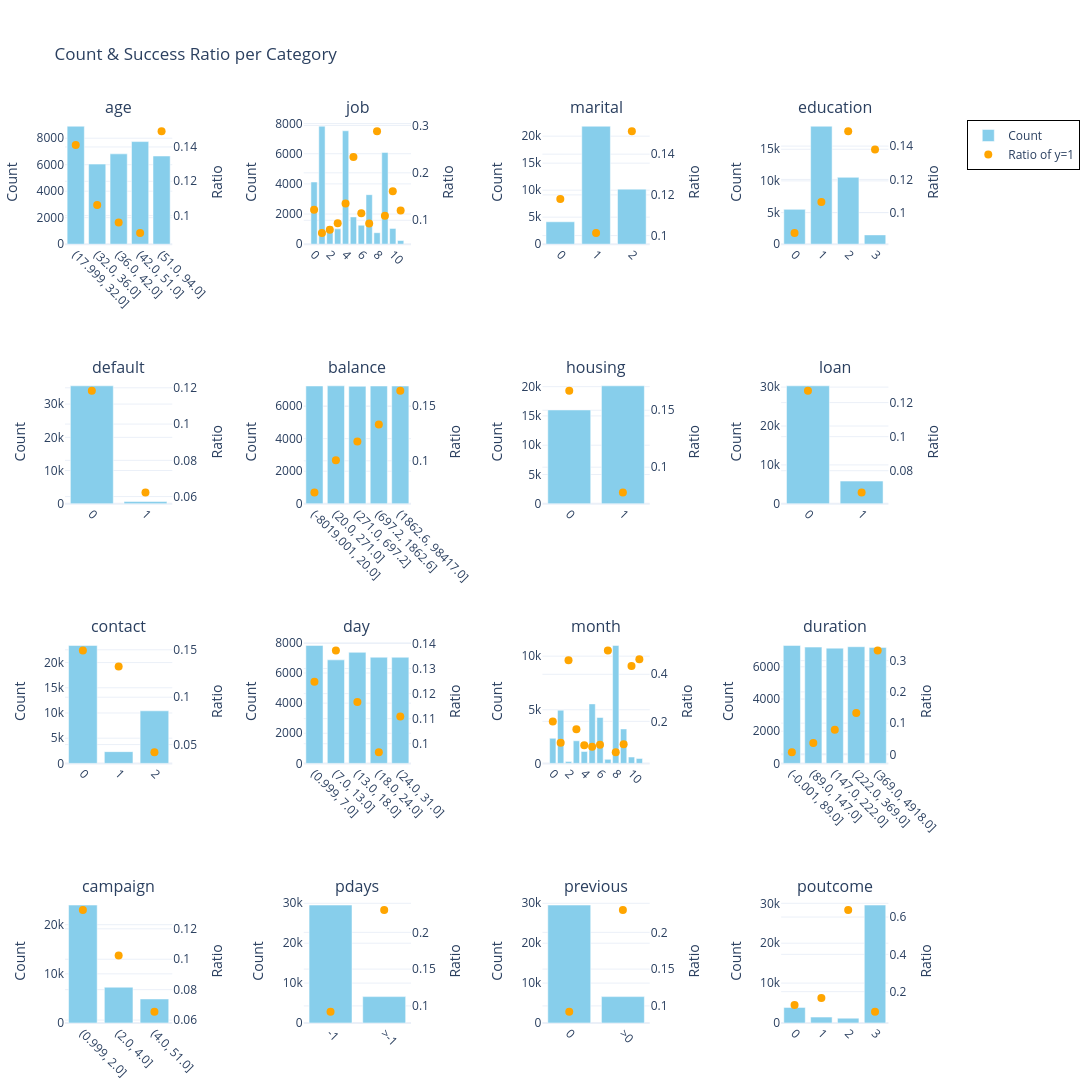

Here is the notebook cell this chart was saved with:
### Markdown cell above
Poniżej zebrane są również wykresy zmiennych (histogramy i barploty) z przedstawioną zależnością między zmienną objaśnianą.

### Code cell
import pandas as pd
import plotly.graph_objects as go
from plotly.subplots import make_subplots
import plotly.io as pio

def make_ratio_barplots_pio(X_train, y_train):
    # przygotowanie dlugiej tabeli
    X_train_cat_long_list = []
    for col in X_train.columns:
        temp = X_train[[col]].copy()
        temp["y"] = y_train

        if col in ["age", "duration", "balance", "campaign", "day"]:
            temp["bin"] = pd.qcut(temp[col], q=5, duplicates="drop")
        elif col == "pdays":
            temp["bin"] = temp[col].apply(lambda x: "-1" if x == -1 else ">-1")
        elif col == "previous":
            temp["bin"] = temp[col].apply(lambda x: "0" if x == 0 else ">0")
        else:
            temp["bin"] = temp[col]

        grouped = (
            temp.groupby('bin')
                .agg(count=("y", "size"), pos=("y", "sum"))
                .reset_index()
        )
        grouped["variable"] = col
        grouped["ratio"] = grouped["pos"] / grouped["count"]
        grouped["bin_str"] = grouped["bin"].astype(str)
        X_train_cat_long_list.append(grouped)

    df_long = pd.concat(X_train_cat_long_list, ignore_index=True)

    # parametry subplotow
    vars_ = df_long["variable"].unique()
    n_cols = 4
    n_rows = -(-len(vars_) // n_cols)

    fig = make_subplots(
        rows=n_rows, cols=n_cols,
        subplot_titles=vars_,
        specs=[[{"secondary_y": True}]*n_cols for _ in range(n_rows)],
        horizontal_spacing=0.15,
        vertical_spacing=0.15
    )

    # dodawanie sladow
    for idx, var in enumerate(vars_):
        row = idx // n_cols + 1
        col = idx % n_cols + 1
        d = df_long[df_long["variable"] == var]

        fig.add_trace(
            go.Bar(x=d["bin_str"], y=d["count"], name="Count",
                   marker_color="skyblue", showlegend=(idx==0)),
            row=row, col=col, secondary_y=False
        )
        fig.add_trace(
            go.Scatter(x=d["bin_str"], y=d["ratio"], name="Ratio of y=1",
                       mode="markers", marker=dict(color="orange", size=8),
                       showlegend=(idx==0)),
            row=row, col=col, secondary_y=True
        )
        fig.update_xaxes(tickangle=45, row=row, col=col)
        fig.update_yaxes(title_text="Count", secondary_y=False, row=row, col=col)
        fig.update_yaxes(title_text="Ratio", secondary_y=True, row=row, col=col)

    # poprawiony layout
    fig.update_layout(
        title_text="Count & Success Ratio per Category",
        template="plotly_white",
        height=350 * n_rows,
        width=1400,
        margin=dict(l=60, r=60, t=120, b=60),
        legend=dict(
            x=1.03, y=1.0,
            bgcolor='rgba(255,255,255,0)',
            bordercolor='black', borderwidth=1
        )
    )

    pio.show(fig)



make_ratio_barplots_pio(X_train, y_train)

### Figure 1 — Plotly figure (JSON) as saved in the notebook; plotly's stock layout.template omitted (floating-point values rounded to 4 significant figures)
{"data": [{"marker": {"color": "skyblue"}, "name": "Count", "showlegend": true, "type": "bar", "x": ["(17.999, 32.0]", "(32.0, 36.0]", "(36.0, 42.0]", "(42.0, 51.0]", "(51.0, 94.0]"], "xaxis": "x", "y": [8905, 6044, 6818, 7745, 6656], "yaxis": "y"}, {"marker": {"color": "orange", "size": 8}, "mode": "markers", "name": "Ratio of y=1", "showlegend": true, "type": "scatter", "x": ["(17.999, 32.0]", "(32.0, 36.0]", "(36.0, 42.0]", "(42.0, 51.0]", "(51.0, 94.0]"], "xaxis": "x", "y": [0.1412, 0.1062, 0.09592, 0.08986, 0.1492], "yaxis": "y2"}, {"marker": {"color": "skyblue"}, "name": "Count", "showlegend": false, "type": "bar", "x": ["0", "1", "2", "3", "4", "5", "6", "7", "8", "9", "10", "11"], "xaxis": "x2", "y": [4125, 7827, 1190, 1016, 7524, 1809, 1256, 3284, 761, 6088, 1047, 241], "yaxis": "y3"}, {"marker": {"color": "orange", "size": 8}, "mode": "markers", "name": "Ratio of y=1", "showlegend": false, "type": "scatter", "x": ["0", "1", "2", "3", "4", "5", "6", "7", "8", "9", "10", "11"], "xaxis": "x2", "y": [0.1219, 0.07321, 0.07983, 0.0935, 0.1354, 0.2333, 0.1146, 0.09318, 0.2878, 0.1097, 0.1614, 0.1203], "yaxis": "y4"}, {"marker": {"color": "skyblue"}, "name": "Count", "showlegend": false, "type": "bar", "x": ["0", "1", "2"], "xaxis": "x3", "y": [4145, 21836, 10187], "yaxis": "y5"}, {"marker": {"color": "orange", "size": 8}, "mode": "markers", "name": "Ratio of y=1", "showlegend": false, "type": "scatter", "x": ["0", "1", "2"], "xaxis": "x3", "y": [0.118, 0.1013, 0.1513], "yaxis": "y6"}, {"marker": {"color": "skyblue"}, "name": "Count", "showlegend": false, "type": "bar", "x": ["0", "1", "2", "3"], "xaxis": "x4", "y": [5500, 18642, 10561, 1465], "yaxis": "y7"}, {"marker": {"color": "orange", "size": 8}, "mode": "markers", "name": "Ratio of y=1", "showlegend": false, "type": "scatter", "x": ["0", "1", "2", "3"], "xaxis": "x4", "y": [0.08782, 0.1064, 0.1489, 0.1379], "yaxis": "y8"}, {"marker": {"color": "skyblue"}, "name": "Count", "showlegend": false, "type": "bar", "x": ["0", "1"], "xaxis": "x5", "y": [35493, 675], "yaxis": "y9"}, {"marker": {"color": "orange", "size": 8}, "mode": "markers", "name": "Ratio of y=1", "showlegend": false, "type": "scatter", "x": ["0", "1"], "xaxis": "x5", "y": [0.1183, 0.06222], "yaxis": "y10"}, {"marker": {"color": "skyblue"}, "name": "Count", "showlegend": false, "type": "bar", "x": ["(-8019.001, 20.0]", "(20.0, 271.0]", "(271.0, 697.2]", "(697.2, 1862.6]", "(1862.6, 98417.0]"], "xaxis": "x6", "y": [7235, 7245, 7221, 7233, 7234], "yaxis": "y11"}, {"marker": {"color": "orange", "size": 8}, "mode": "markers", "name": "Ratio of y=1", "showlegend": false, "type": "scatter", "x": ["(-8019.001, 20.0]", "(20.0, 271.0]", "(271.0, 697.2]", "(697.2, 1862.6]", "(1862.6, 98417.0]"], "xaxis": "x6", "y": [0.07091, 0.1005, 0.1177, 0.1333, 0.1641], "yaxis": "y12"}, {"marker": {"color": "skyblue"}, "name": "Count", "showlegend": false, "type": "bar", "x": ["0", "1"], "xaxis": "x7", "y": [16025, 20143], "yaxis": "y13"}, {"marker": {"color": "orange", "size": 8}, "mode": "markers", "name": "Ratio of y=1", "showlegend": false, "type": "scatter", "x": ["0", "1"], "xaxis": "x7", "y": [0.1671, 0.07769], "yaxis": "y14"}, {"marker": {"color": "skyblue"}, "name": "Count", "showlegend": false, "type": "bar", "x": ["0", "1"], "xaxis": "x8", "y": [30333, 5835], "yaxis": "y15"}, {"marker": {"color": "orange", "size": 8}, "mode": "markers", "name": "Ratio of y=1", "showlegend": false, "type": "scatter", "x": ["0", "1"], "xaxis": "x8", "y": [0.1269, 0.06718], "yaxis": "y16"}, {"marker": {"color": "skyblue"}, "name": "Count", "showlegend": false, "type": "bar", "x": ["0", "1", "2"], "xaxis": "x9", "y": [23404, 2332, 10432], "yaxis": "y17"}, {"marker": {"color": "orange", "size": 8}, "mode": "markers", "name": "Ratio of y=1", "showlegend": false, "type": "scatter", "x": ["0", "1", "2"], "xaxis": "x9", "y": [0.1493, 0.1325, 0.04199], "yaxis": "y18"}, {"marker": {"color": "skyblue"}, "name": "Count", "showlegend": false, "type": "bar", "x": ["(0.999, 7.0]", "(7.0, 13.0]", "(13.0, 18.0]", "(18.0, 24.0]", "(24.0, 31.0]"], "xaxis": "x10", "y": [7830, 6872, 7373, 7048, 7045], "yaxis": "y19"}, {"marker": {"color": "orange", "size": 8}, "mode": "markers", "name": "Ratio of y=1", "showlegend": false, "type": "scatter", "x": ["(0.999, 7.0]", "(7.0, 13.0]", "(13.0, 18.0]", "(18.0, 24.0]", "(24.0, 31.0]"], "xaxis": "x10", "y": [0.1248, 0.1372, 0.1166, 0.09662, 0.1109], "yaxis": "y20"}, {"marker": {"color": "skyblue"}, "name": "Count", "showlegend": false, "type": "bar", "x": ["0", "1", "2", "3", "4", "5", "6", "7", "8", "9", "10", "11"], "xaxis": "x11", "y": [2342, 4962, 172, 2109, 1110, 5549, 4281, 377, 11000, 3212, 591, 463], "yaxis": "y21"}, {"marker": {"color": "orange", "size": 8}, "mode": "markers", "name": "Ratio of y=1", "showlegend": false, "type": "scatter", "x": ["0", "1", "2", "3", "4", "5", "6", "7", "8", "9", "10", "11"], "xaxis": "x11", "y": [0.1994, 0.1092, 0.4593, 0.1669, 0.0982, 0.09227, 0.1007, 0.5013, 0.06891, 0.1031, 0.4349, 0.4644], "yaxis": "y22"}, {"marker": {"color": "skyblue"}, "name": "Count", "showlegend": false, "type": "bar", "x": ["(-0.001, 89.0]", "(89.0, 147.0]", "(147.0, 222.0]", "(222.0, 369.0]", "(369.0, 4918.0]"], "xaxis": "x12", "y": [7328, 7224, 7161, 7248, 7207], "yaxis": "y23"}, {"marker": {"color": "orange", "size": 8}, "mode": "markers", "name": "Ratio of y=1", "showlegend": false, "type": "scatter", "x": ["(-0.001, 89.0]", "(89.0, 147.0]", "(147.0, 222.0]", "(222.0, 369.0]", "(369.0, 4918.0]"], "xaxis": "x12", "y": [0.00696, 0.03654, 0.07918, 0.1327, 0.3327], "yaxis": "y24"}, {"marker": {"color": "skyblue"}, "name": "Count", "showlegend": false, "type": "bar", "x": ["(0.999, 2.0]", "(2.0, 4.0]", "(4.0, 51.0]"], "xaxis": "x13", "y": [23996, 7282, 4890], "yaxis": "y25"}, {"marker": {"color": "orange", "size": 8}, "mode": "markers", "name": "Ratio of y=1", "showlegend": false, "type": "scatter", "x": ["(0.999, 2.0]", "(2.0, 4.0]", "(4.0, 51.0]"], "xaxis": "x13", "y": [0.1324, 0.1024, 0.06544], "yaxis": "y26"}, {"marker": {"color": "skyblue"}, "name": "Count", "showlegend": false, "type": "bar", "x": ["-1", ">-1"], "xaxis": "x14", "y": [29558, 6610], "yaxis": "y27"}, {"marker": {"color": "orange", "size": 8}, "mode": "markers", "name": "Ratio of y=1", "showlegend": false, "type": "scatter", "x": ["-1", ">-1"], "xaxis": "x14", "y": [0.09202, 0.2303], "yaxis": "y28"}, {"marker": {"color": "skyblue"}, "name": "Count", "showlegend": false, "type": "bar", "x": ["0", ">0"], "xaxis": "x15", "y": [29558, 6610], "yaxis": "y29"}, {"marker": {"color": "orange", "size": 8}, "mode": "markers", "name": "Ratio of y=1", "showlegend": false, "type": "scatter", "x": ["0", ">0"], "xaxis": "x15", "y": [0.09202, 0.2303], "yaxis": "y30"}, {"marker": {"color": "skyblue"}, "name": "Count", "showlegend": false, "type": "bar", "x": ["0", "1", "2", "3"], "xaxis": "x16", "y": [3914, 1481, 1211, 29562], "yaxis": "y31"}, {"marker": {"color": "orange", "size": 8}, "mode": "markers", "name": "Ratio of y=1", "showlegend": false, "type": "scatter", "x": ["0", "1", "2", "3"], "xaxis": "x16", "y": [0.1283, 0.1661, 0.6375, 0.09208], "yaxis": "y32"}], "layout": {"annotations": [{"font": {"size": 16}, "showarrow": false, "text": "age", "x": 0.06125, "xanchor": "center", "xref": "paper", "y": 1, "yanchor": "bottom", "yref": "paper"}, {"font": {"size": 16}, "showarrow": false, "text": "job", "x": 0.3337, "xanchor": "center", "xref": "paper", "y": 1, "yanchor": "bottom", "yref": "paper"}, {"font": {"size": 16}, "showarrow": false, "text": "marital", "x": 0.6062, "xanchor": "center", "xref": "paper", "y": 1, "yanchor": "bottom", "yref": "paper"}, {"font": {"size": 16}, "showarrow": false, "text": "education", "x": 0.8787, "xanchor": "center", "xref": "paper", "y": 1, "yanchor": "bottom", "yref": "paper"}, {"font": {"size": 16}, "showarrow": false, "text": "default", "x": 0.06125, "xanchor": "center", "xref": "paper", "y": 0.7125, "yanchor": "bottom", "yref": "paper"}, {"font": {"size": 16}, "showarrow": false, "text": "balance", "x": 0.3337, "xanchor": "center", "xref": "paper", "y": 0.7125, "yanchor": "bottom", "yref": "paper"}, {"font": {"size": 16}, "showarrow": false, "text": "housing", "x": 0.6062, "xanchor": "center", "xref": "paper", "y": 0.7125, "yanchor": "bottom", "yref": "paper"}, {"font": {"size": 16}, "showarrow": false, "text": "loan", "x": 0.8787, "xanchor": "center", "xref": "paper", "y": 0.7125, "yanchor": "bottom", "yref": "paper"}, {"font": {"size": 16}, "showarrow": false, "text": "contact", "x": 0.06125, "xanchor": "center", "xref": "paper", "y": 0.425, "yanchor": "bottom", "yref": "paper"}, {"font": {"size": 16}, "showarrow": false, "text": "day", "x": 0.3337, "xanchor": "center", "xref": "paper", "y": 0.425, "yanchor": "bottom", "yref": "paper"}, {"font": {"size": 16}, "showarrow": false, "text": "month", "x": 0.6062, "xanchor": "center", "xref": "paper", "y": 0.425, "yanchor": "bottom", "yref": "paper"}, {"font": {"size": 16}, "showarrow": false, "text": "duration", "x": 0.8787, "xanchor": "center", "xref": "paper", "y": 0.425, "yanchor": "bottom", "yref": "paper"}, {"font": {"size": 16}, "showarrow": false, "text": "campaign", "x": 0.06125, "xanchor": "center", "xref": "paper", "y": 0.1375, "yanchor": "bottom", "yref": "paper"}, {"font": {"size": 16}, "showarrow": false, "text": "pdays", "x": 0.3337, "xanchor": "center", "xref": "paper", "y": 0.1375, "yanchor": "bottom", "yref": "paper"}, {"font": {"size": 16}, "showarrow": false, "text": "previous", "x": 0.6062, "xanchor": "center", "xref": "paper", "y": 0.1375, "yanchor": "bottom", "yref": "paper"}, {"font": {"size": 16}, "showarrow": false, "text": "poutcome", "x": 0.8787, "xanchor": "center", "xref": "paper", "y": 0.1375, "yanchor": "bottom", "yref": "paper"}], "height": 1400, "legend": {"bgcolor": "rgba(255,255,255,0)", "bordercolor": "black", "borderwidth": 1, "x": 1.03, "y": 1}, "margin": {"b": 60, "l": 60, "r": 60, "t": 120}, "title": {"text": "Count & Success Ratio per Category"}, "width": 1400, "xaxis": {"anchor": "y", "domain": [0, 0.1225], "tickangle": 45}, "xaxis10": {"anchor": "y19", "domain": [0.2725, 0.395], "tickangle": 45}, "xaxis11": {"anchor": "y21", "domain": [0.545, 0.6675], "tickangle": 45}, "xaxis12": {"anchor": "y23", "domain": [0.8175, 0.94], "tickangle": 45}, "xaxis13": {"anchor": "y25", "domain": [0, 0.1225], "tickangle": 45}, "xaxis14": {"anchor": "y27", "domain": [0.2725, 0.395], "tickangle": 45}, "xaxis15": {"anchor": "y29", "domain": [0.545, 0.6675], "tickangle": 45}, "xaxis16": {"anchor": "y31", "domain": [0.8175, 0.94], "tickangle": 45}, "xaxis2": {"anchor": "y3", "domain": [0.2725, 0.395], "tickangle": 45}, "xaxis3": {"anchor": "y5", "domain": [0.545, 0.6675], "tickangle": 45}, "xaxis4": {"anchor": "y7", "domain": [0.8175, 0.94], "tickangle": 45}, "xaxis5": {"anchor": "y9", "domain": [0, 0.1225], "tickangle": 45}, "xaxis6": {"anchor": "y11", "domain": [0.2725, 0.395], "tickangle": 45}, "xaxis7": {"anchor": "y13", "domain": [0.545, 0.6675], "tickangle": 45}, "xaxis8": {"anchor": "y15", "domain": [0.8175, 0.94], "tickangle": 45}, "xaxis9": {"anchor": "y17", "domain": [0, 0.1225], "tickangle": 45}, "yaxis": {"anchor": "x", "domain": [0.8625, 1], "title": {"text": "Count"}}, "yaxis10": {"anchor": "x5", "overlaying": "y9", "side": "right", "title": {"text": "Ratio"}}, "yaxis11": {"anchor": "x6", "domain": [0.575, 0.7125], "title": {"text": "Count"}}, "yaxis12": {"anchor": "x6", "overlaying": "y11", "side": "right", "title": {"text": "Ratio"}}, "yaxis13": {"anchor": "x7", "domain": [0.575, 0.7125], "title": {"text": "Count"}}, "yaxis14": {"anchor": "x7", "overlaying": "y13", "side": "right", "title": {"text": "Ratio"}}, "yaxis15": {"anchor": "x8", "domain": [0.575, 0.7125], "title": {"text": "Count"}}, "yaxis16": {"anchor": "x8", "overlaying": "y15", "side": "right", "title": {"text": "Ratio"}}, "yaxis17": {"anchor": "x9", "domain": [0.2875, 0.425], "title": {"text": "Count"}}, "yaxis18": {"anchor": "x9", "overlaying": "y17", "side": "right", "title": {"text": "Ratio"}}, "yaxis19": {"anchor": "x10", "domain": [0.2875, 0.425], "title": {"text": "Count"}}, "yaxis2": {"anchor": "x", "overlaying": "y", "side": "right", "title": {"text": "Ratio"}}, "yaxis20": {"anchor": "x10", "overlaying": "y19", "side": "right", "title": {"text": "Ratio"}}, "yaxis21": {"anchor": "x11", "domain": [0.2875, 0.425], "title": {"text": "Count"}}, "yaxis22": {"anchor": "x11", "overlaying": "y21", "side": "right", "title": {"text": "Ratio"}}, "yaxis23": {"anchor": "x12", "domain": [0.2875, 0.425], "title": {"text": "Count"}}, "yaxis24": {"anchor": "x12", "overlaying": "y23", "side": "right", "title": {"text": "Ratio"}}, "yaxis25": {"anchor": "x13", "domain": [0, 0.1375], "title": {"text": "Count"}}, "yaxis26": {"anchor": "x13", "overlaying": "y25", "side": "right", "title": {"text": "Ratio"}}, "yaxis27": {"anchor": "x14", "domain": [0, 0.1375], "title": {"text": "Count"}}, "yaxis28": {"anchor": "x14", "overlaying": "y27", "side": "right", "title": {"text": "Ratio"}}, "yaxis29": {"anchor": "x15", "domain": [0, 0.1375], "title": {"text": "Count"}}, "yaxis3": {"anchor": "x2", "domain": [0.8625, 1], "title": {"text": "Count"}}, "yaxis30": {"anchor": "x15", "overlaying": "y29", "side": "right", "title": {"text": "Ratio"}}, "yaxis31": {"anchor": "x16", "domain": [0, 0.1375], "title": {"text": "Count"}}, "yaxis32": {"anchor": "x16", "overlaying": "y31", "side": "right", "title": {"text": "Ratio"}}, "yaxis4": {"anchor": "x2", "overlaying": "y3", "side": "right", "title": {"text": "Ratio"}}, "yaxis5": {"anchor": "x3", "domain": [0.8625, 1], "title": {"text": "Count"}}, "yaxis6": {"anchor": "x3", "overlaying": "y5", "side": "right", "title": {"text": "Ratio"}}, "yaxis7": {"anchor": "x4", "domain": [0.8625, 1], "title": {"text": "Count"}}, "yaxis8": {"anchor": "x4", "overlaying": "y7", "side": "right", "title": {"text": "Ratio"}}, "yaxis9": {"anchor": "x5", "domain": [0.575, 0.7125], "title": {"text": "Count"}}}}
